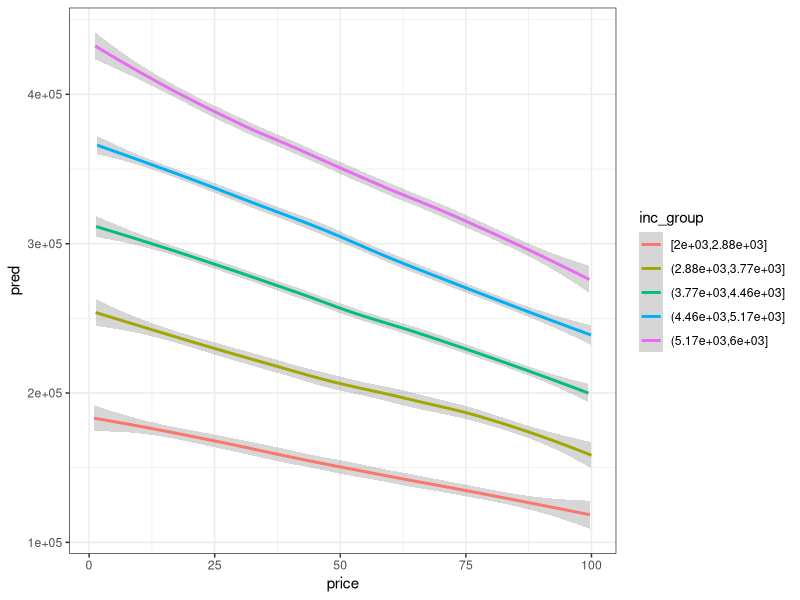

The R source for this figure:
## ---- chunk 1
library(tidyverse)
# try out how interaction works
df <- tibble(
  price = seq(1, 100, length.out = 1000),
  inc = runif(1000, 2000, 6000),
  temp = 60,
)


df %>% 
  mutate(inc_group = cut_number(inc, 5),
         pred = -6329.81 + 23.35*price + 78.08*inc + 2.82*temp + -0.28*price*inc) %>% 
  ggplot(aes(price, pred, colour = inc_group)) +
  geom_smooth() +
  theme_bw()
## ---- chunk 2
interval <- qnorm(.975) * 0.42
# upper bound:
2.82 +  interval

# lower bound
2.82 - interval
